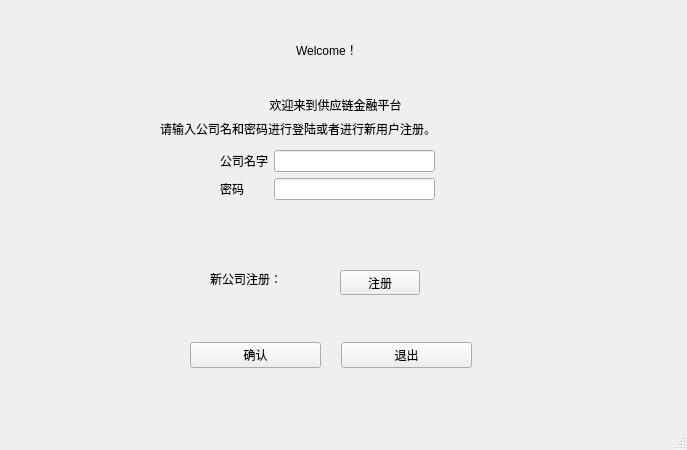
<?xml version="1.0" encoding="UTF-8"?>
<ui version="4.0">
 <class>Login</class>
 <widget class="QMainWindow" name="Login">
  <property name="geometry">
   <rect>
    <x>0</x>
    <y>0</y>
    <width>687</width>
    <height>450</height>
   </rect>
  </property>
  <property name="windowTitle">
   <string>MainWindow</string>
  </property>
  <widget class="QWidget" name="centralwidget">
   <widget class="QLabel" name="label">
    <property name="geometry">
     <rect>
      <x>140</x>
      <y>90</y>
      <width>391</width>
      <height>30</height>
     </rect>
    </property>
    <property name="text">
     <string>欢迎来到供应链金融平台</string>
    </property>
    <property name="alignment">
     <set>Qt::AlignCenter</set>
    </property>
   </widget>
   <widget class="QWidget" name="layoutWidget">
    <property name="geometry">
     <rect>
      <x>220</x>
      <y>150</y>
      <width>215</width>
      <height>81</height>
     </rect>
    </property>
    <layout class="QFormLayout" name="formLayout">
     <item row="0" column="1">
      <widget class="QLineEdit" name="line_name"/>
     </item>
     <item row="1" column="0">
      <widget class="QLabel" name="label_3">
       <property name="text">
        <string>密码</string>
       </property>
      </widget>
     </item>
     <item row="1" column="1">
      <widget class="QLineEdit" name="line_pwd"/>
     </item>
     <item row="0" column="0">
      <widget class="QLabel" name="label_2">
       <property name="text">
        <string>公司名字</string>
       </property>
      </widget>
     </item>
    </layout>
   </widget>
   <widget class="QWidget" name="layoutWidget">
    <property name="geometry">
     <rect>
      <x>190</x>
      <y>330</y>
      <width>282</width>
      <height>50</height>
     </rect>
    </property>
    <layout class="QHBoxLayout" name="horizontalLayout">
     <property name="spacing">
      <number>20</number>
     </property>
     <item>
      <widget class="QPushButton" name="btn_login">
       <property name="text">
        <string>确认</string>
       </property>
      </widget>
     </item>
     <item>
      <widget class="QPushButton" name="btn_quit">
       <property name="text">
        <string>退出</string>
       </property>
      </widget>
     </item>
    </layout>
   </widget>
   <widget class="QLabel" name="label_4">
    <property name="geometry">
     <rect>
      <x>296</x>
      <y>40</y>
      <width>81</width>
      <height>20</height>
     </rect>
    </property>
    <property name="text">
     <string>Welcome！</string>
    </property>
   </widget>
   <widget class="QLabel" name="label_5">
    <property name="geometry">
     <rect>
      <x>160</x>
      <y>120</y>
      <width>391</width>
      <height>17</height>
     </rect>
    </property>
    <property name="text">
     <string>请输入公司名和密码进行登陆或者进行新用户注册。</string>
    </property>
   </widget>
   <widget class="QPushButton" name="btn_signup">
    <property name="geometry">
     <rect>
      <x>340</x>
      <y>270</y>
      <width>80</width>
      <height>25</height>
     </rect>
    </property>
    <property name="text">
     <string>注册</string>
    </property>
   </widget>
   <widget class="QLabel" name="label_6">
    <property name="geometry">
     <rect>
      <x>210</x>
      <y>270</y>
      <width>141</width>
      <height>17</height>
     </rect>
    </property>
    <property name="text">
     <string>新公司注册：</string>
    </property>
   </widget>
  </widget>
  <widget class="QMenuBar" name="menubar">
   <property name="geometry">
    <rect>
     <x>0</x>
     <y>0</y>
     <width>687</width>
     <height>28</height>
    </rect>
   </property>
  </widget>
  <widget class="QStatusBar" name="statusbar"/>
 </widget>
 <resources/>
 <connections>
  <connection>
   <sender>btn_quit</sender>
   <signal>clicked()</signal>
   <receiver>Login</receiver>
   <slot>close()</slot>
   <hints>
    <hint type="sourcelabel">
     <x>265</x>
     <y>225</y>
    </hint>
    <hint type="destinationlabel">
     <x>215</x>
     <y>215</y>
    </hint>
   </hints>
  </connection>
 </connections>
</ui>
